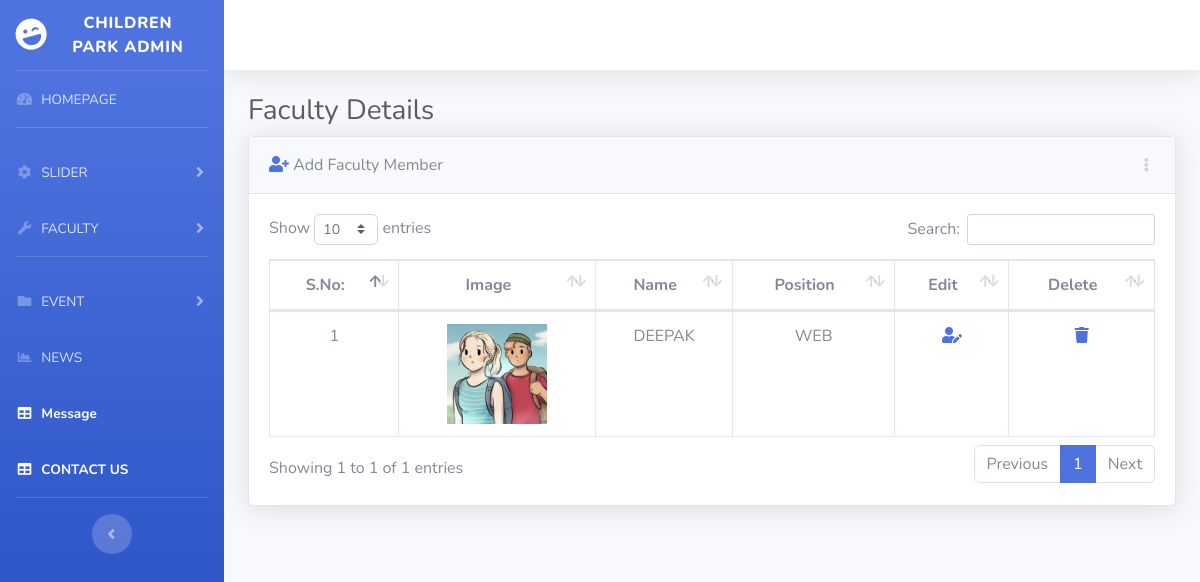
/admin/faculty.php, run on the app's committed database.
### tables this page shows
CREATE TABLE `faculty` (
  `id` int(40) NOT NULL,
  `file` varchar(200) NOT NULL,
  `name` varchar(100) NOT NULL,
  `position` varchar(100) NOT NULL
);

### admin/faculty.php (the view, shortened to what this page needs)
<!DOCTYPE html>
<html lang="en">
<head>
  <link href="vendor/fontawesome-free/css/all.min.css" rel="stylesheet" type="text/css">
  <link href="css/sb-admin-2.min.css" rel="stylesheet">
  <link href="vendor/datatables/dataTables.bootstrap4.min.css" rel="stylesheet">
</head>
<body id="page-top">
  <div id="wrapper">
    <ul class="navbar-nav bg-gradient-primary sidebar sidebar-dark accordion" id="accordionSidebar">
      <a class="sidebar-brand d-flex align-items-center justify-content-center" href="home.php">
        <div class="sidebar-brand-icon rotate-n-15">
          <i class="fas fa-laugh-wink"></i>
        </div>
        <div class="sidebar-brand-text mx-3">Children Park Admin </div>
      </a>
      <hr class="sidebar-divider my-0">
      <li class="nav-item">
        <a class="nav-link" href="home.php">
          <i class="fas fa-fw fa-tachometer-alt"></i>
          <span>HOMEPAGE</span></a>
      </li>
      <hr class="sidebar-divider">
      <li class="nav-item">
        <a class="nav-link collapsed" href="#" data-toggle="collapse" data-target="#collapseTwo" aria-expanded="true" aria-controls="collapseTwo">
          <i class="fas fa-fw fa-cog"></i>
          <span>SLIDER</span>
        </a>
      </li>
      <li class="nav-item">
        <a class="nav-link collapsed" href="#" data-toggle="collapse" data-target="#collapseUtilities" aria-expanded="true" aria-controls="collapseUtilities">
          <i class="fas fa-fw fa-wrench"></i>
          <span>FACULTY</span>
        </a>
      </li>
      <hr class="sidebar-divider">
      <li class="nav-item">
        <a class="nav-link collapsed" href="#" data-toggle="collapse" data-target="#collapsePages" aria-expanded="true" aria-controls="collapsePages">
          <i class="fas fa-fw fa-folder"></i>
          <span>EVENT</span>
        </a>
      </li>
      <li class="nav-item">
        <a class="nav-link" href="news.php">
          <i class="fas fa-fw fa-chart-area"></i>
          <span>NEWS</span></a>
      </li>
      <li class="nav-item active">
        <a class="nav-link" href="message.html">
          <i class="fas fa-fw fa-table"></i>
          <span>Message </span></a>
      </li>
      <li class="nav-item active">
        <a class="nav-link" href="contact.php">
          <i class="fas fa-fw fa-table"></i>
          <span>CONTACT US</span></a>
      </li>
      <hr class="sidebar-divider d-none d-md-block">
      <div class="text-center d-none d-md-inline">
        <button class="rounded-circle border-0" id="sidebarToggle"></button>
      </div>
    </ul>
    <div id="content-wrapper" class="d-flex flex-column">
      <div id="content">
        <nav class="navbar navbar-expand navbar-light bg-white topbar mb-4 static-top shadow">
        </nav>
        <div class="container-fluid">
          <h1 class="h3 mb-2 text-gray-800">Faculty  Details</h1>
          <div class="card shadow mb-4">
            <div class="card-header py-3 d-flex flex-row align-items-center justify-content-between">
            <div class="">
              <a href="addfaculty.html"><i class="fas fa-user-plus"></i></a> Add Faculty Member
            </div>
                <div class="dropdown no-arrow">
                    <a class="dropdown-toggle" href="#" role="button" id="dropdownMenuLink" data-toggle="dropdown" aria-haspopup="true" aria-expanded="false">
                      <i class="fas fa-ellipsis-v fa-sm fa-fw text-gray-400"></i>
                    </a>
                  </div>
                </div>
            <div class="card-body">
              <div class="table-responsive">
                <table class="table table-bordered" id="dataTable" width="100%" cellspacing="0">
                  <thead>
                    <tr>
                      <th>S.No:</th>
                      <th>Image</th>
                      <th>Name</th>
                      <th>Position</th>
                      <th>Edit</th>
                      <th>Delete</th>
                    </tr>
                  </thead>
                  <?php
                  include_once("config.php");
                  $sql="SELECT * FROM faculty ORDER BY id desc";
                  $result=mysqli_query($conn,$sql);
                    $count=1;
                  if($result){
                  while($row=mysqli_fetch_assoc($result)){?>
                    <tr>
                    <td align="center"><?php echo $count; ?></td>
                  <td align="center"><?php echo '<img src="uploads/'. $row["file"].'"height= "100" width="100" alt=" ">'; ?></td>
                 <td align="center"><?php echo $row["name"]; ?></td>
                 <td align="center"><?php echo $row["position"]; ?></td>
                  <td align="center"><a href="editfaculty.php?id=<?php echo$row["id"];?>"><i class="fas fa-user-edit"></i></a></td>
                <td align="center"><a href="deletefaculty.php?id=<?php echo $row["id"]; ?>"><i class="fas fa-trash"></i></a></td>
                    </tr>
                    <?php $count++;?>
                    <?php
                    }
                  }
                  ?>
              </div>
            </div>
          </div>
        </div>
      </div>
    </div>
  </div>
</body>
</html>

### admin/faculty.php (style rules this page uses)
th { text-align:center; }

### data on the page
faculty: file (picture), name "DEEPAK", position "WEB"
